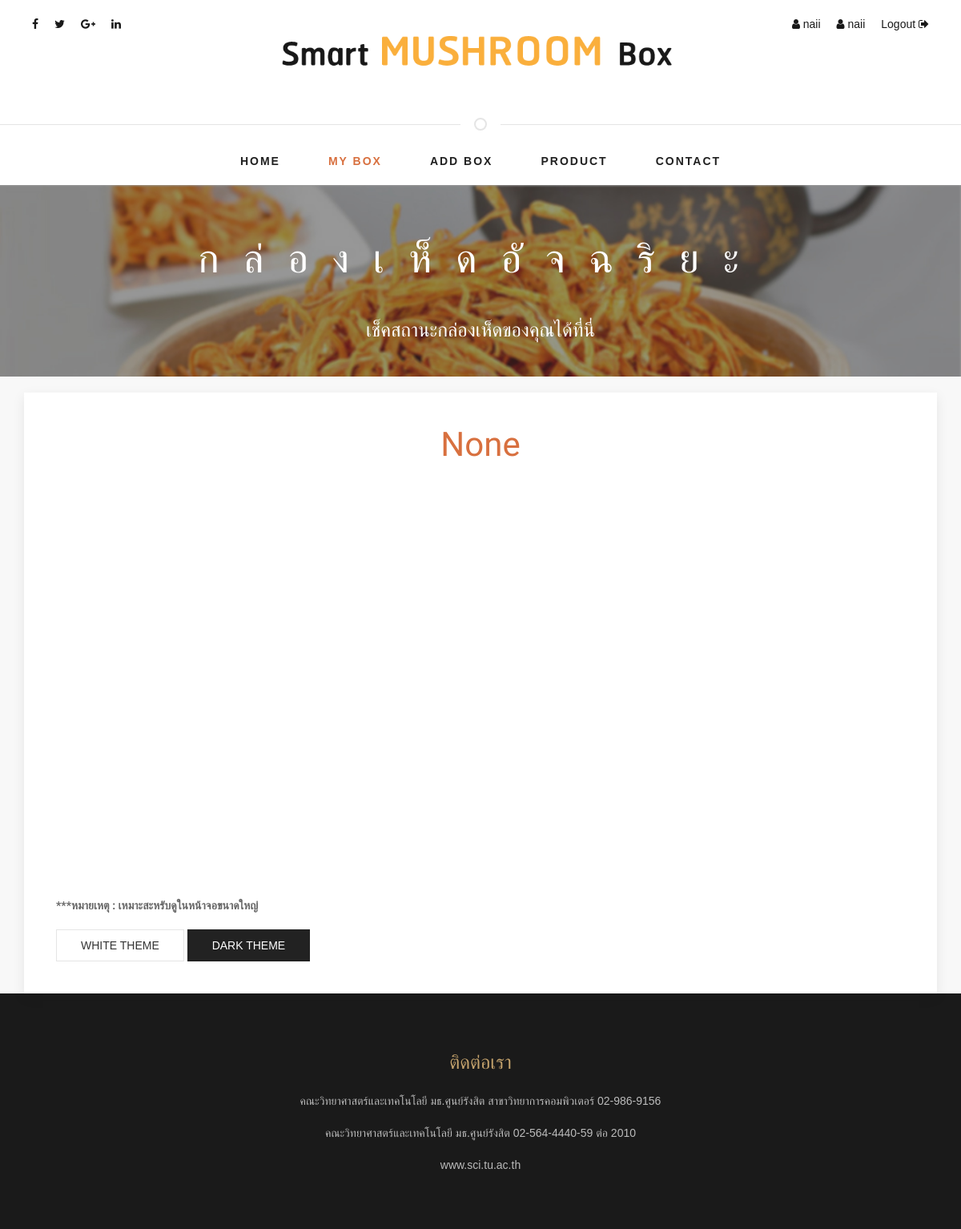
The page /mushroom/detail/10/ (signed in) on the database as committed earlier.
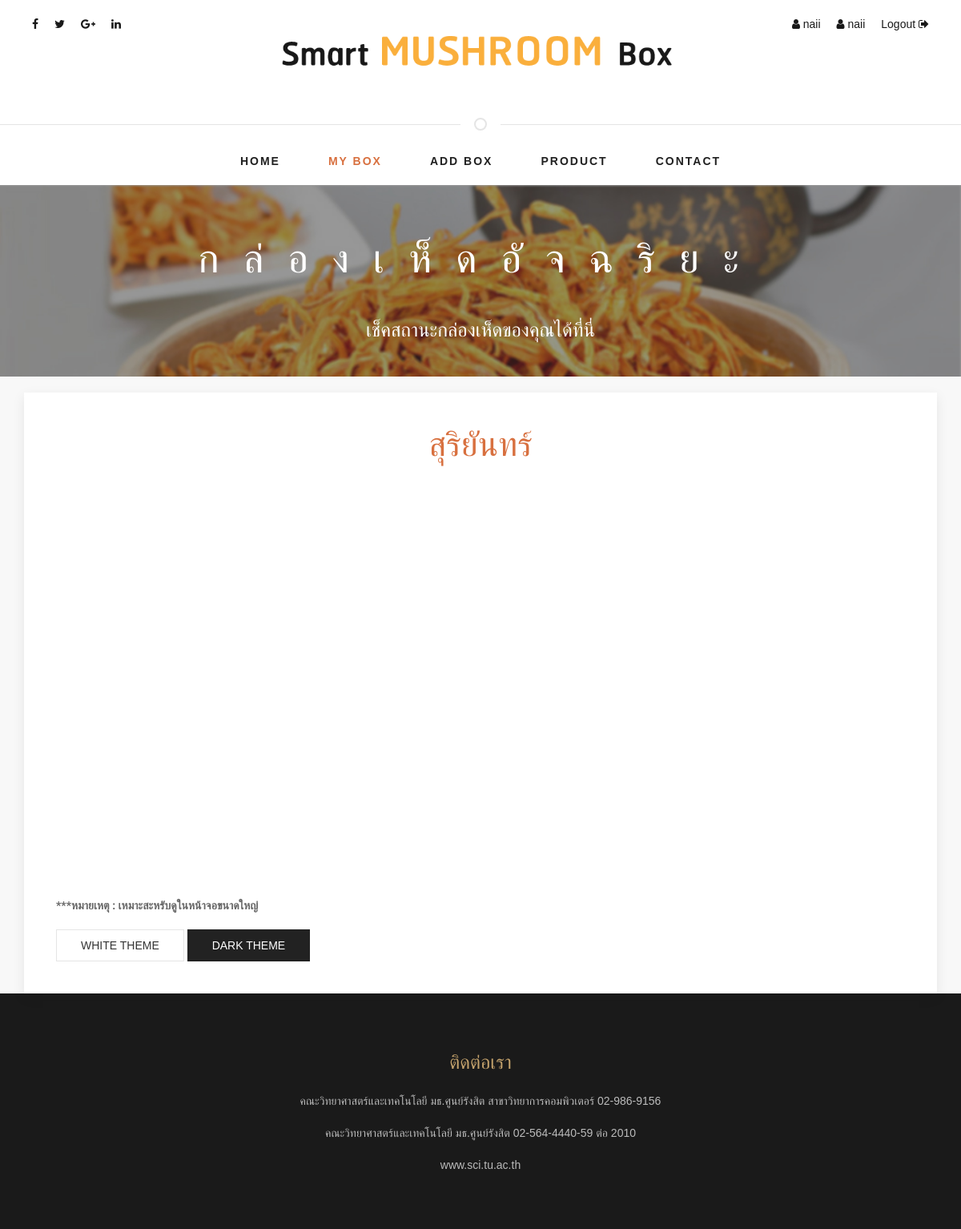
The same page on the database as committed later.
### boxapp/models.py (models this page shows, shortened)
class Box(models.Model):
	CHOICES = (
        ('Profile A', 'Profile A'),
        ('Profile B', 'Profile B'),
        ('Profile C', 'Profile C'),
        ('Profile D', 'Profile D'),
    )
	name = models.CharField(max_length=20,blank=True,null=True)
	code = models.CharField(max_length=20,unique=True)
	password = models.CharField(max_length=20,blank=True)
	profile =models.CharField(max_length=100,null=True,choices=CHOICES,blank=False,default='Profile A')
	temporature = models.DecimalField(max_digits=15, decimal_places=2,blank=True,null=True)
	temporature_by_control = models.DecimalField(max_digits=15, decimal_places=2,blank=True,null=True)
	humidity = models.DecimalField(max_digits=15, decimal_places=2,blank=True,null=True)
	humidity_by_control = models.DecimalField(max_digits=15, decimal_places=2,blank=True,null=True)
	color_by_control = models.CharField(max_length=20,blank=True,null=True)
	status_color = models.CharField(max_length=20,blank=True,null=True)
	owner = models.ForeignKey(User, on_delete=models.SET_NULL,blank=True,null=True)
	start_date = models.DateField(blank=True,null=True)
	end_date =models.DateField(blank=True,null=True)

### boxapp/views.py (the view)
# urls.py: url(r'^detail/(?P<pk>[0-9]+)/?$', views.detail_box, name='detail_box'),
@login_required
def detail_box(request,pk):
	box_obj = Box.objects.get(id=pk)
	return render(request, 'moredetail.html',{'box_obj':box_obj})

### boxapp/templates/moredetail.html (shortened to what this page needs)
{% extends 'base2.html' %} {% load static %} {% block content %}
  <div class="navigation">
    <div class="container">
      <nav class="navbar navbar-default">
        <div class="collapse navbar-collapse" id="bs-megadropdown-tabs">
          <ul class="nav navbar-nav">
            <li><a href="/mushroom/" class="act">Home</a></li>
            <li class="active"><a href="/mushroom/mybox/">My Box</a></li>
            <li><a href="/mushroom/add/">Add Box</a></li>
            <li ><a href="/mushroom/buyproduct">Product</a></li>
            <li class=""><a href="/mushroom/contact">Contact</a></li>
          </ul>
        </div>
      </nav>
    </div>
  </div>
  <div class="bghead ">
    <br>
    <h2 style="letter-spacing: 30px;" class="thai_font-title">กล่องเห็ดอัจฉริยะ</h2>
    <h3 style="text-align: center; color: white;" class="thai_font">เช็คสถานะกล่องเห็ดของคุณได้ที่นี่ </h3>
    <br>
  </div>
</header>
<div class="uk-background-muted">
  <br>
  <div class="container">
    <link rel="stylesheet" href="https://www.amcharts.com/lib/3/plugins/export/export.css" type="text/css" media="all" />
    <div class="uk-card uk-card-default uk-card-body uk-width-1-1@m">
      <h1 class="thai_font" style="color: #d8703f">{{box_obj.name}}</h1>
      <div id="chartdiv"></div>
      <p class="thai_font uk-text-bold">***หมายเหตุ : เหมาะสะหรับดูในหน้าจอขนาดใหญ่</p>
      <button class="uk-button uk-button-default" onclick="whiteTheme()">White theme</button>
      <button class="uk-button uk-button-secondary" onclick="darkTheme()">Dark theme</button>
    </div>
  </div>
</div>
{% endblock %}

Rows that differ between the two databases and show on the page:
changed Box: name "None" → "สุริยันทร์"
